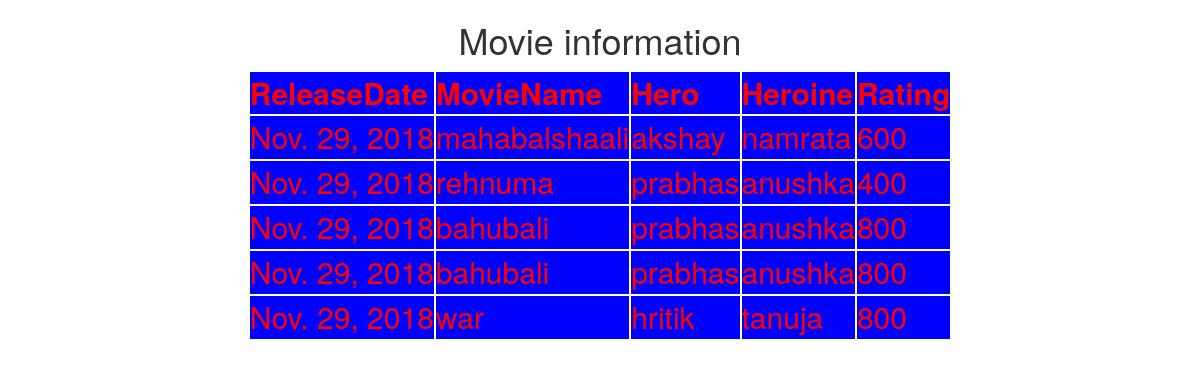
/listmovie/, run on the app's committed database.
### testapp/models.py (models this page shows)
class movie(models.Model):
    ReleaseDate=models.DateField()
    MovieName=models.CharField(max_length=30)
    Hero=models.CharField(max_length=30)
    Heroine=models.CharField(max_length=30)
    Rating=models.IntegerField()

### testapp/views.py (the view)
# urls.py: url(r'^listmovie/', views.listmovie_view),
def listmovie_view(request):
    movies_list=movie.objects.all()
    my_dict={"movies_list":movies_list}
    return render(request,"testapp/listmovie.html",context=my_dict)

### templates/testapp/listmovie.html (shortened to what this page needs)
<!DOCTYPE html>
{%load staticfiles%}
<html lang="en" dir="ltr">
  <head>
    <link rel="stylesheet" href="https://stackpath.bootstrapcdn.com/bootstrap/3.4.1/css/bootstrap.min.css"
>
     <link rel="stylesheet" href="{% static "css/movie.css"%}">
  </head>
  <body>
    <div class="container" align="center">
    <h1>Movie information</h1>
    {% if movies_list %}
    <table>
      <thead>
        <th>ReleaseDate</th>
        <th>MovieName</th>
        <th>Hero</th>
        <th>Heroine</th>
        <th>Rating</th>
      </thead>
      {% for movie in movies_list %}
      <tr>
        <td>{{movie.ReleaseDate}}</td>
        <td>{{movie.MovieName}}</td>
        <td>{{movie.Hero}}</td>
        <td>{{movie.Heroine}}</td>
        <td>{{movie.Rating}}</td>
      </tr>
      {% endfor %}
    </table>
    {% else %}
    <p>No movie found</p>
    {%endif%}
    </div>
  </body>
</html>

### static/css/movie.css (style rules this page uses)
body { background:url(https://images.unsplash.com/photo-1583532566072-cb2b850078a5?ixlib=rb-1.2.1&ixid=eyJhcHBfaWQiOjEyMDd9&auto=format&fit=crop&w=789&q=80); background-repeat:no-repeat; background-size: cover; }
table,tr,td,thead,th { border: 2px solid white; font-size: 30px; color:red; background: blue; }

### data on the page
movie: ReleaseDate "Nov. 29, 2018", MovieName "mahabalshaali", Hero "akshay", Heroine "namrata", Rating "600"
movie: ReleaseDate "Nov. 29, 2018", MovieName "rehnuma", Hero "prabhas", Heroine "anushka", Rating "400"
movie: ReleaseDate "Nov. 29, 2018", MovieName "bahubali", Hero "prabhas", Heroine "anushka", Rating "800"
movie: ReleaseDate "Nov. 29, 2018", MovieName "bahubali", Hero "prabhas", Heroine "anushka", Rating "800"
movie: ReleaseDate "Nov. 29, 2018", MovieName "war", Hero "hritik", Heroine "tanuja", Rating "800"
